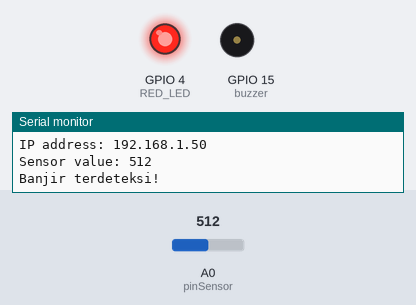
A sketch run on a simulated ESP8266 (NodeMCU). On the bench: output pins drawn as LEDs (lit = HIGH), buzzer (waves = sounding), the last lines printed to the serial monitor. Inputs (shaded band) come from the test bench; at power-on: A0 (pinSensor) = 512. WiFi joins after 1.5 s; servers stay silent unless stated; the local clock reads 2024-03-15 10:24:30 at power-on unless the sketch sets it.

Above: at 3.5 s.
3.6 s: A0 (pinSensor) set to 213
8.4 s: A0 (pinSensor) set to 186
At 8.4 s:
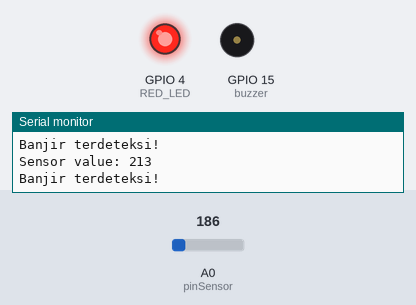
10.3 s: A0 (pinSensor) set to 210
At 11.8 s:
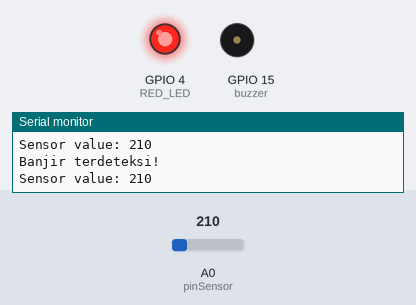
15.1 s: A0 (pinSensor) set to 190
At 16.0 s:
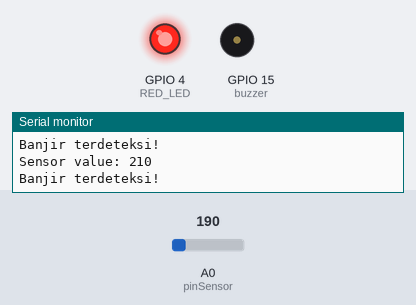
Timing chart, 0 to 18.0 s (numbered marks = the images above; inputs shaded):
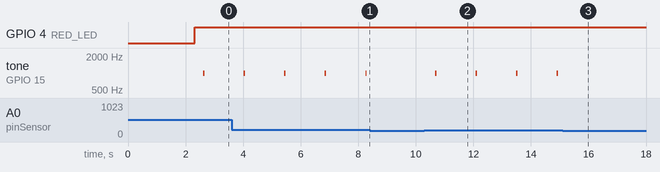

The sketch:

uas_iot.ino
```cpp
#include <ESP8266WiFi.h>
#include <WiFiClientSecure.h>
#include <UniversalTelegramBot.h>
#include <ArduinoJson.h>

const char* ssid = "Lab Basis Data";
const char* password = "ifbasdat";

#define BOTtoken "5822073426:AAGW8iw7j0OeE-hOFczG87VfWBpNCzCC54Y"
#define CHAT_ID "-863691061"

X509List cert(TELEGRAM_CERTIFICATE_ROOT);
WiFiClientSecure client;
UniversalTelegramBot bot(BOTtoken, client);

// Checks for new messages every 1 second.
int botRequestDelay = 1000;
unsigned long lastTimeBotRan;

#define pinSensor A0
#define RED_LED 4
#define buzzer 15
int sensorValue = 0;


void setup() {
  // put your setup code here, to run once:
  Serial.begin(115200);
  client.setInsecure();
  configTime(0, 0, "pool.ntp.org");
  client.setTrustAnchors(&cert);
// Connect to Wi-Fi
  WiFi.mode(WIFI_STA);
  WiFi.begin(ssid, password);
  while (WiFi.status() != WL_CONNECTED) {
    delay(1000);
    Serial.println("Connecting to WiFi..");
  }

  Serial.println("WiFi connected");
  Serial.print("IP address: ");
  Serial.println(WiFi.localIP());
  bot.sendMessage(CHAT_ID, "Sistem deteksi banjir menyala!", "");

  pinMode (RED_LED, OUTPUT);   //Deklarasi LED merah sebagai Output7Output
     // Buzzer
    pinMode(buzzer, OUTPUT);
}

void loop() {
  // put your main code here, to run repeatedly:
  delay(10);
  sensorValue = analogRead(pinSensor);

  Serial.print("Sensor value: ");
  Serial.println(sensorValue);

  if (sensorValue >= 200) {
    digitalWrite (RED_LED, HIGH);            //LED merah aktif

    bot.sendMessage(CHAT_ID, "Banjir terdeteksi! Hindari daerah yang terkena banjir!", "");
    Serial.println("Banjir terdeteksi!");
            tone(buzzer, 1000);
            delay(50);
            noTone(buzzer);
            delay(50);
  }
  delay(1000);
}
```

Measured:
- the behaviour switches between 200 and 199 on A0 (pinSensor) (found by bisection; images 0 and 1)
- after the input at 8.4 s, tone on GPIO 15 (buzzer): stays silent (without the input it goes to 1000 Hz after 1.3 s)
- after the input at 10.3 s, tone on GPIO 15 (buzzer): alternates 1000 Hz for 0.05 s and silent for 1.4 s, starting after 0.38 s
- after the input at 15.1 s, tone on GPIO 15 (buzzer): stops changing and stays silent
- by itself, tone on GPIO 15 (buzzer): alternates 1000 Hz for 0.05 s and silent for 1.4 s
